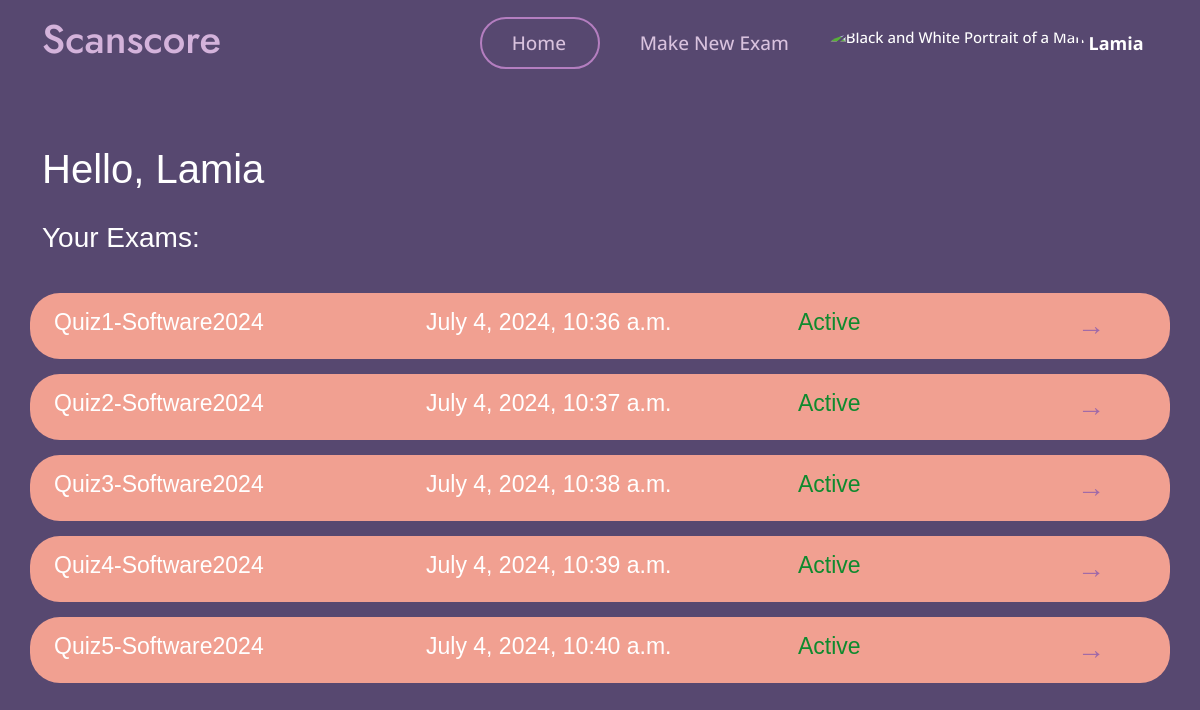
Page /teacher_dashboard/ (signed in) on the earlier database version.
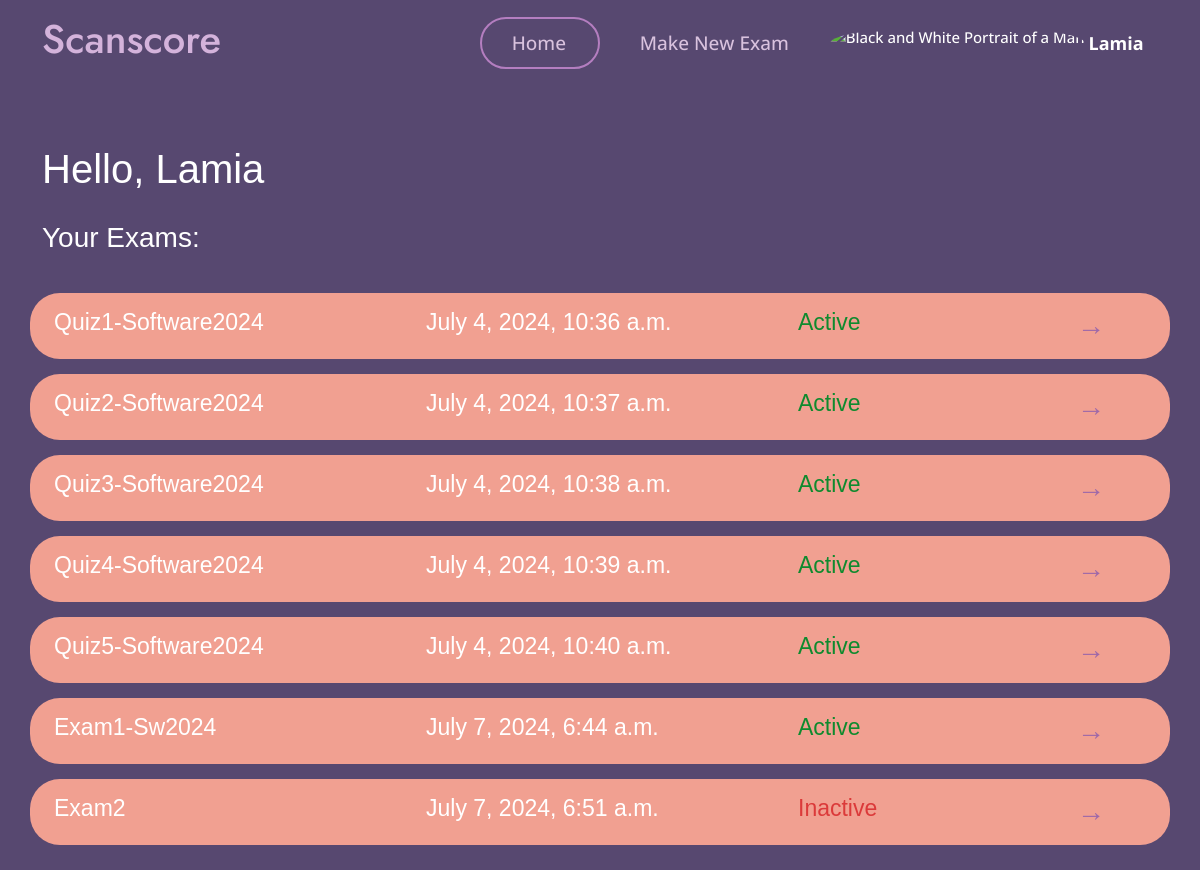
Same page on the later database version.
### myapp/models.py (models this page shows)
class Exam(models.Model):
    name = models.CharField(max_length=100)
    teacher = models.ForeignKey(User, on_delete=models.CASCADE)
    question= models.TextField(max_length=10000)
    model_answer = models.TextField(max_length=10000)
    keywordsList = models.TextField(max_length=10000,null=True,blank=True)
    is_active = models.BooleanField(default=False)
    time_created = models.DateTimeField(auto_now_add=True)
    time_updated = models.DateTimeField(auto_now=True)
    ocr_graded = models.BooleanField(default=False)

### myapp/views.py (the view)
# urls.py: path('teacher_dashboard/', views.teacher_dashboard, name='teacher_dashboard'),
def teacher_dashboard(request):
    if not hasattr(request.user, 'teacher'): # Check if the user is a teacher
        return HttpResponseForbidden("You are not authorized to view this page.")
    exams = Exam.objects.filter(teacher=request.user)
    return render(request, 'myapp/teacher/teacher_dashboard.html', {'exams': exams})

### templates/myapp/teacher/teacher_dashboard.html (shortened to what this page needs)
{% load static %}
<!DOCTYPE html>
<html lang="en">
<head>
    <link href="{% static 'vendor/aos/aos.css' %}" rel="stylesheet">
    <link href="{% static 'vendor/bootstrap/css/bootstrap.min.css' %}" rel="stylesheet">
    <link href="{% static 'vendor/bootstrap-icons/bootstrap-icons.css' %}" rel="stylesheet">
    <link href="{% static 'vendor/boxicons/css/boxicons.min.css' %}" rel="stylesheet">
    <link href="{% static 'vendor/glightbox/css/glightbox.min.css' %}" rel="stylesheet">
    <link href="{% static 'vendor/remixicon/remixicon.css' %}" rel="stylesheet">
    <link href="{% static 'vendor/swiper/swiper-bundle.min.css' %}" rel="stylesheet">
    <link href="{% static 'css/main.css' %}" rel="stylesheet">
    <link href="{% static 'css/style.css' %}" rel="stylesheet">
</head>
<body>
    <header id="header" class="fixed-top">
        <div class="container d-flex align-items-center justify-content-between">
            <h1 class="me-auto"><a href="{% url 'teacher_dashboard' %}" style="color: #d4b3db;" id="scan">Scanscore</a>
            </h1>
            <nav id="navbar" class="navbar order-last order-lg-0">
                <ul>
                    <li><a class="nav-link scrollto active Active" href="{% url 'teacher_dashboard' %}"
                            id="home">Home</a>
                    </li>
                    <li><a class="nav-link scrollto" href="{% url 'create_exam' %}" id="makenew">Make New Exam</a></li>
                    <li class="dropdown">
                        <a href="#">
                            <img src="{% static 'img/unknown_user.jpg' %}" class="rounded-circle" height="35"
                                alt="Black and White Portrait of a Man" loading="lazy" id="img_pro" />
                            <strong class="d-none d-sm-block ms-1" id="username">{{ user.first_name }}</strong>
                            <i class="bi bi-chevron-down" id="arrow_pro"></i>
                        </a>
                    </li>
                </ul>
            </nav>
        </div>
    </header>
    <section style="text-align: left;font-family: Arial, Helvetica, sans-serif; background: transparent;">
        <div class="container">
            {% block content %}
            <h1 id="hello"
                style="font-family: 'Trebuchet MS', 'Lucida Sans Unicode', 'Lucida Grande', 'Lucida Sans', Arial, sans-serif;color: white;margin-top: 15px;">
                Hello, {{ user.first_name }}
            </h1>
            <h3 style="font-family: 'Trebuchet MS', 'Lucida Sans Unicode', 'Lucida Grande', 'Lucida Sans', Arial, sans-serif;color: white;position: relative;
  top: 20px;" id="your_exam">
                Your Exams:</h3>
            <div class="exam-list">
                {% for exam in exams %}
                <div class="row exam-item" id="exam-list">
                    <div class="col-md-4 col-12">{{ exam.name }}</div>
                    <div class="col-md-4 col-12">{{ exam.time_created }}</div>
                    <div class="col-md-3 col-10">
                        {% if exam.is_active %}
                        <span class="active act_class" id="act" style="color:#0f8a2e">Active</span>
                        {% else %}
                        <span class="inactive act_class" id="inact" style="color:#db3a3a">Inactive</span>
                        {% endif %}
                    </div>
                    <a href="{% url 'view_exam_teacher' exam.id %}" class="col-md-1 col-2" id="arrow-dir">→</a>
                </div>
                {% empty %}
                <div style="text-align: center;">
                    <h2 style="padding-left: 15px;">No exams created yet.</h2>
                </div>
                {% endfor %}
            </div>
            {% endblock %}
        </div>
    </section>
</body>
</html>

Differences in the rows shown:
added Exam: name "Exam1-Sw2024", time_created "July 7, 2024, 6:44 a.m.", is_active "Active"
added Exam: name "Exam2", time_created "July 7, 2024, 6:51 a.m.", is_active "Inactive"
